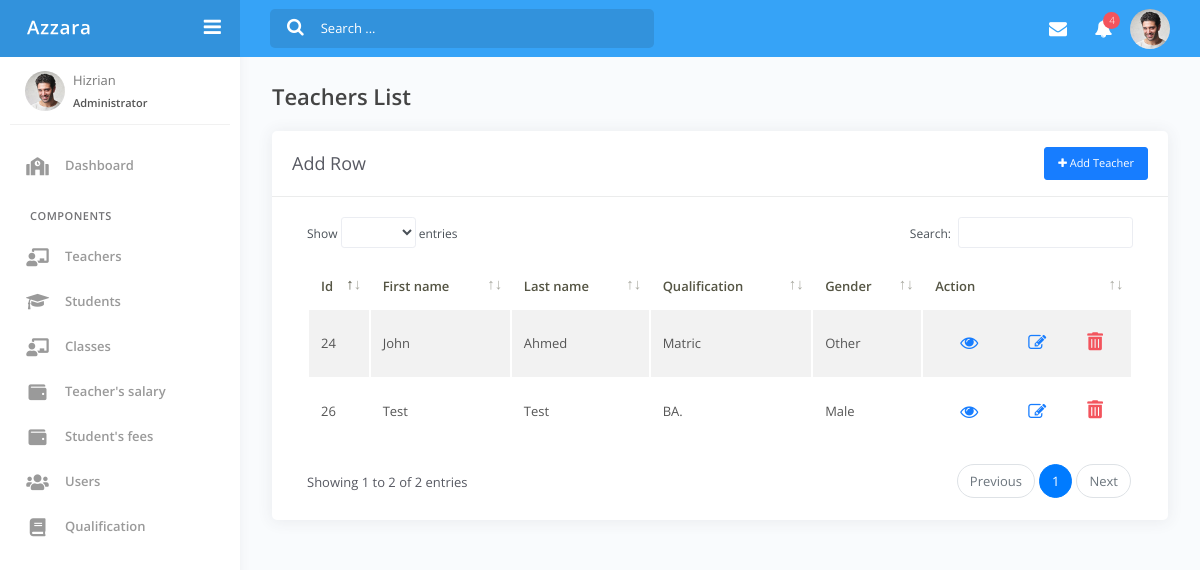
Page /teacher_list.php (signed in) on the committed database.
### tables this page shows
CREATE TABLE `teachers` (
  `id` int(11) NOT NULL,
  `fname` varchar(255) NOT NULL,
  `lname` varchar(255) NOT NULL,
  `age` int(11) NOT NULL,
  `qualification` int(11) NOT NULL,
  `gender` varchar(11) NOT NULL,
  `phone_no` varchar(15) NOT NULL,
  `address` text NOT NULL,
  `marital_id` int(11) NOT NULL,
  `subject_id` int(11) NOT NULL,
  `class_id` int(11) NOT NULL,
  `salary` varchar(11) NOT NULL
);

CREATE TABLE `qualification` (
  `id` int(11) NOT NULL,
  `name` varchar(55) NOT NULL
);

CREATE TABLE `gender` (
  `id` int(11) NOT NULL,
  `name` varchar(55) NOT NULL
);

### dbwork.php (called while the page is built, shortened)
<?php
  class Mydb{
    private $db_host = "localhost";
    private $db_user = "root";
    private $db_pass = "";
    private $db_name = "school_ms";
    public $conn = "";
    function __construct(){
      $this->conn = new mysqli($this->db_host, $this->db_user, $this->db_pass,$this->db_name) or die("Connection failed");
    }
     public function join_tables_with_teachers(){
      $query  = "SELECT  `teachers`.`id`,
                         `teachers`.`fname`,
                         `teachers`.`lname`,
                         `teachers`.`age`,
                         `qualification`.`name` as `qualification`,
                         `gender`.`name` as `gender`
                          FROM `teachers`
                          LEFT JOIN `qualification`
                          ON  `teachers`.`qualification` = `qualification`.`id`
                          LEFT JOIN `merital_status`
                          ON  `teachers`.`marital_id` = `merital_status`.`id`
                          LEFT JOIN `gender`
                          ON  `teachers`.`gender` = `gender`.`id`";
      $res    = $this->conn->query($query);
      $i= 0;
      $data = array();
      while($row = $res->fetch_assoc()){
        foreach ($row as $key => $value) {
          $data[$i][$key] = $value;
        }
        $i++;
      }
      return $data;
    }
  }
  $obj = new Mydb();
?>

### teacher_list.php (the view, shortened to what this page needs)
<?php
	require "dbwork.php";
	$obj->is_logged_in();
	$teachers = $obj->join_tables_with_teachers();
?>
<!DOCTYPE html>
<html lang="en">
<?php
	require "head.php";
?>
<body>
	<div class="wrapper">
		<?php require("navbar.php"); ?>
		<?php require("sidebar.php"); ?>
		<div class="main-panel">
			<div class="content">
				<div class="page-inner">
					<div class="page-header">
						<h4 class="page-title">Teachers List</h4>
					</div>
					<div class="row">
						<div class="col-md-12">
							<div class="card">
								<div class="card-header">
									<div class="d-flex align-items-center">
										<h4 class="card-title">Add Row</h4>
										<a href="teacher_add.php" class="btn btn-primary btn-sm ml-auto">
											<i class="fa fa-plus"></i>
											Add Teacher
										</a>
									</div>
								</div>
								<div class="card-body">
									<div class="table-responsive">
										<table id="add-row" class="display table table-striped table-hover">
											<thead>
												<tr>
													<th>Id</th>
													<th>First name</th>
													<th>Last name</th>
													<th>Qualification</th>
													<th>Gender</th>
													<th style="width: 10%">Action</th>
												</tr>
											</thead>
											<tbody>
											<?php
													foreach ($teachers as $key => $value) { ?>
														<tr>
															<td><?php echo $value['id']?></td>
															<td><?php echo ucwords($value['fname'])?></td>
															<td><?php echo ucwords($value['lname'])?></td>
															<td><?php echo ucwords($value['qualification'])?></td>
															<td><?php echo ucwords($value['gender'])?></td>
															<td>
																<div class="form-button-action">
																	<a href="view_teacher.php?id=<?php echo $value['id']; ?>">
																	<button type="button" data-toggle="tooltip" title="" class="btn btn-link btn-primary btn-lg" data-original-title="View">
																		<i class="fa fa-eye" style="font-size: 18px;"></i>
																	</button>
																	</a>
																	<a href="update_teacher.php?id=<?php echo $value['id']; ?>">
																	<button type="button" data-toggle="tooltip" title="" class="btn btn-link btn-primary btn-lg" data-original-title="Edit Task">
																		<i class="fa fa-edit" style="font-size: 18px;"></i>
																	</button>
																	</a>
																	<a href="process.php?id=<?php echo $value['id']; ?>&submit_btn=delete_teacher">
																	<button type="button" data-toggle="tooltip" title="" class="btn btn-link btn-danger" data-original-title="Remove">
																		<i class="fas fa-trash-alt" style="font-size: 18px;"></i>
																	</button>
																	</a>
																</div>
															</td>
														</tr><?php
													}
												?>
											</tbody>
										</table>
									</div>
								</div>
							</div>
						</div>
					</div>
				</div>
			</div>
		</div>
	</div>
</body>
</html>

### head.php (style rules this page uses)
body { overflow-y: scroll; }

### rows in the picture
teachers: id "24", fname "John", lname "Ahmed", qualification.name "Matric", gender.name "Other"
teachers: id "26", fname "Test", lname "Test", qualification.name "BA.", gender.name "Male"
